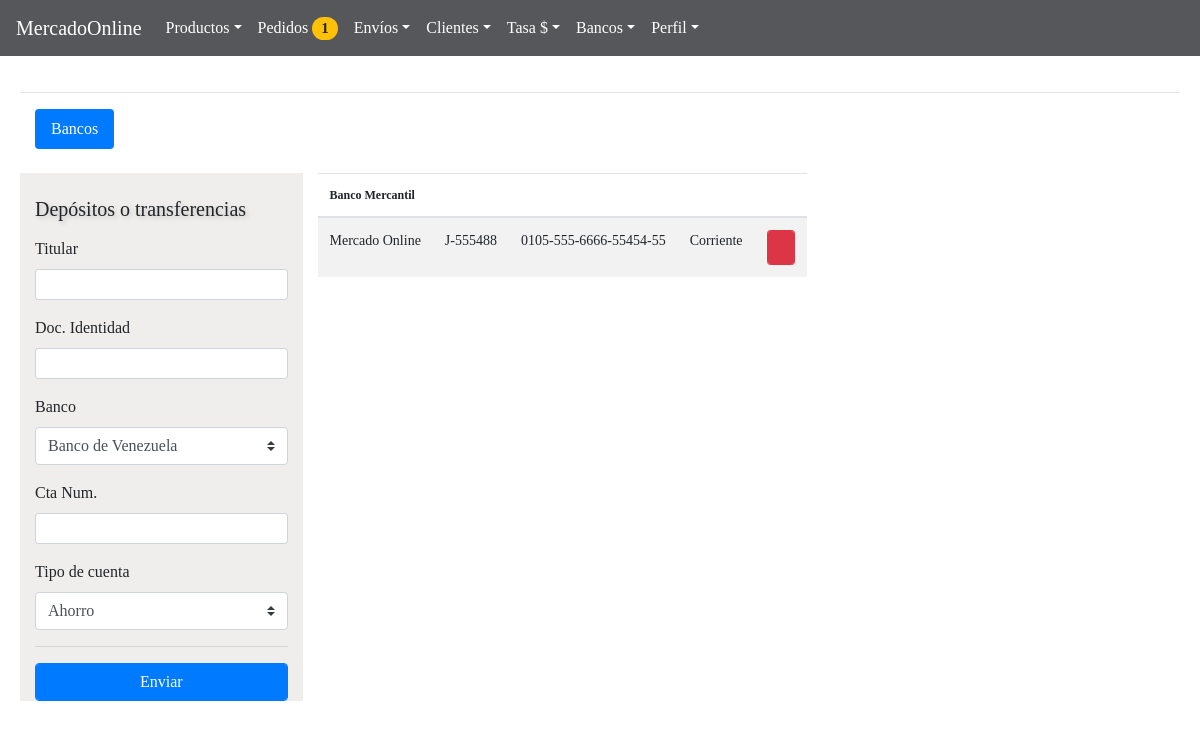
/BackAdmin/index.php?action=banks (signed in), run on the app's committed database.
### tables this page shows
CREATE TABLE `bancos` (
  `id` int(11) NOT NULL,
  `possessor` text NOT NULL,
  `document` text NOT NULL,
  `bank` text NOT NULL,
  `countnum` text NOT NULL,
  `typecount` text NOT NULL,
  `enable` int(11) NOT NULL
);

### BackAdmin/models/connection.php (called while the page is built)
<?php
class connection{
	 public static function connect(){
	 	$link = new PDO("mysql:host=localhost;dbname=mercadoonline","root","");
	 	return $link;
	 }
}

### BackAdmin/models/banksModel.php (called while the page is built, shortened)
<?php
require_once "connection.php";
class bankModel{
 		 public static function viewBankModel($table){
 			 $stmt = connection::connect()->prepare("SELECT id,bank, document, possessor, countnum, typecount FROM $table");
		 	$stmt -> execute();
		 	return $stmt->fetchAll();
 		 }
}

### BackAdmin/controllers/controllerPage.php (called while the page is built)
<?php
class page{
 public static function template(){
 			include "views/template.php";
 		}
 public static function pageConnectController(){
if (isset( $_GET["action"])) {
	 	$controllerPage = $_GET["action"];
}
else{
	$controllerPage ="index";
}
 	$answer = pageModel::pageConnectModel($controllerPage);
 	include $answer;
 }
}

### BackAdmin/controllers/banksController.php (the view, shortened to what this page needs)
	<?php
class bankController{
	   public static function viewBankController(){
	   	$answer = bankModel::viewBankModel("bancos");
	   	foreach ($answer as $row => $item) {
	   		$row = $row+1;
	   			echo '<thead style="font-family: ubuntu-light; font-size: 12px">
				<tr>
				<th>'.$item["bank"].'</th>
				<th></th>
				<th></th>
				<th></th>
				<th></th>
				</tr>
				</thead>
				<tbody>
			<tr style="font-family: ubuntu-light; font-size: 14px">
				<td>'.$item["possessor"].'</td>
				<td>'.$item["document"].'</td>
				<td>'.$item["countnum"].'</td>
				<td>'.$item["typecount"].'</td>
				<td>
 	 			<a href="#delete'.$row.'"data-toggle="modal">
 	 			<button type="button" class="form-control btn btn-danger fa fa-trash btn-sm"></button></a>
 	 			<div class="modal fade" id="delete'.$row.'" tabindex="-1" role="dialog" aria-labelledby="myModalLabel" ariahidden="true">
				<div class="modal-dialog" role="document" style="">
				<div class="modal-content">
				<div class="modal-header">
				<button type="button" class="close" data-dismiss="modal" aria-label="Close">
				<span aria-hidden="true">&times;</span> </button>
				</div>
				<div class="modal-body"  style="text-align: center; margin: 0%;">
				<h4>¿Desea borrar el banco?</h4>
				<br>
				<form method="post" enctype="multipart/form-data">
					<h6>'.$item["bank"].'</h6>
					<h6>'.$item["possessor"].'</h6>
					<h6>'.$item["countnum"].'</h6>
					<h6>'.$item["typecount"].'</h6>
				<div class="form-group row">
				<div class="col-sm-4">
				<input type="text" class="form-control" value="'.$item["id"].'"    name="deleteIdBank" readonly style="display:none" >
				</div>
				</div>
				<div class="row container-fluid">
				<div class="col-sm-6">
				<button type="submit" class="fa fa-check  form-control btn-success" 	aria-label="close"></button>
				</div>
				</form>
				<div class="col-sm-6">
				<button type="button" class="fa fa-close  form-control btn-danger" class="close" data-dismiss="modal" aria-label="close"></button>
				</div>
				</div>
				</div>
				</td>
			</tr>
		</tbody>';
	   					}
			   	}
}

### BackAdmin/views/css/style.css (style rules this page uses)
* { margin: 0; padding: 0; list-style: none; text-decoration: none; font-family:"Pavanam-Regular"; }
body { text-align: center; margin: 0%; }

### data on the page
bancos: bank "Banco Mercantil", possessor "Mercado Online", document "J-555488", countnum "0105-555-6666-55454-55", typecount "Corriente"

### other printed values
$answer["id"] "1"
